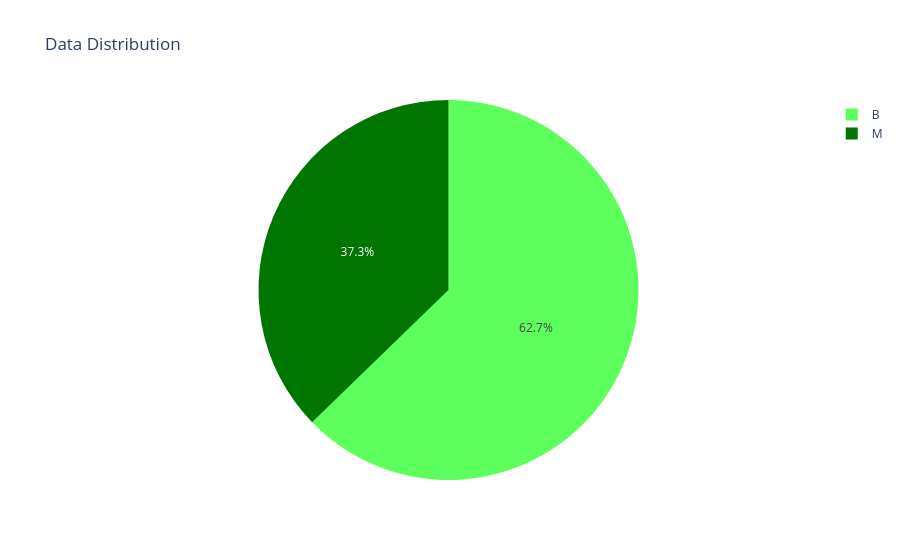

The notebook cell saved with this chart:
### Markdown cell above
### Exploratory Data Analysis (EDA)

### Code cell
px.pie(df, 'diagnosis', color='diagnosis', color_discrete_sequence=['#007500', '#5Cff5c'], title="Data Distribution")

### Figure 1 — Plotly figure (JSON) as saved in the notebook; plotly's stock layout.template omitted (floating-point values rounded to 4 significant figures; data arrays with more than 128 entries replaced by an {"elided": "..."} marker saying what was removed)
{"data": [{"customdata": {"elided": "569x1 str values"}, "domain": {"x": [0, 1], "y": [0, 1]}, "hovertemplate": "diagnosis=%{customdata[0]}<extra></extra>", "labels": {"elided": "569 str values"}, "legendgroup": "", "marker": {"colors": {"elided": "569 str values"}}, "name": "", "showlegend": true, "type": "pie"}], "layout": {"legend": {"tracegroupgap": 0}, "piecolorway": ["#007500", "#5Cff5c"], "title": {"text": "Data Distribution"}}}
